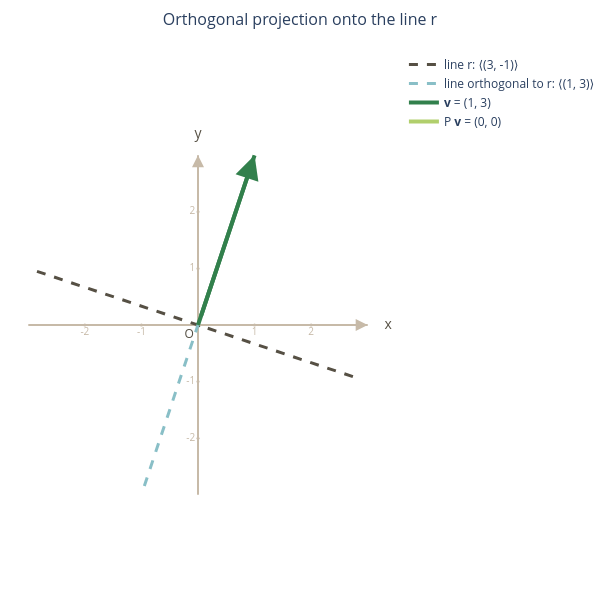

The cell this chart's notebook holds for it:
### Markdown cell above
We start by analyzing the projection.

### Code cell
v = Matrix([1, 3])
pv = P @ v

fig = new_figure("Orthogonal projection onto the line r")
draw_axes(fig)
draw_line(fig, u, "black", "line r")
draw_line(fig, Matrix([1, 3]), "light blue", "line orthogonal to r")
draw_vector(fig, v, "green", "<b>v</b>")
draw_vector(fig, pv, "light green", "P <b>v</b>")

fig

### Figure 1 — Plotly figure (JSON) as saved in the notebook; plotly's stock layout.template omitted (floating-point values rounded to 4 significant figures)
{"data": [{"hoverinfo": "skip", "marker": {"color": "#565044", "size": 5}, "mode": "markers+text", "showlegend": false, "text": ["O"], "textfont": {"color": "#565044"}, "textposition": "bottom left", "type": "scatter", "x": [0], "y": [0]}, {"hoverinfo": "skip", "line": {"color": "#c7baa8", "width": 2}, "mode": "lines", "showlegend": false, "type": "scatter", "x": [-3, 3], "y": [0, 0]}, {"hoverinfo": "skip", "marker": {"color": "#c7baa8", "size": 3}, "mode": "markers+text", "showlegend": false, "text": ["-2", "-1", "1", "2"], "textfont": {"color": "#c7baa8", "size": 10}, "textposition": "bottom center", "type": "scatter", "x": [-2.0, -1.0, 1.0, 2.0], "y": [-0.0, -0.0, 0.0, 0.0]}, {"hoverinfo": "skip", "mode": "text", "showlegend": false, "text": ["x"], "textfont": {"color": "#565044", "size": 14}, "type": "scatter", "x": [3.36], "y": [0]}, {"hoverinfo": "skip", "line": {"color": "#c7baa8", "width": 2}, "mode": "lines", "showlegend": false, "type": "scatter", "x": [0, 0], "y": [-3, 3]}, {"hoverinfo": "skip", "marker": {"color": "#c7baa8", "size": 3}, "mode": "markers+text", "showlegend": false, "text": ["-2", "-1", "1", "2"], "textfont": {"color": "#c7baa8", "size": 10}, "textposition": "middle left", "type": "scatter", "x": [-0.0, -0.0, 0.0, 0.0], "y": [-2.0, -1.0, 1.0, 2.0]}, {"hoverinfo": "skip", "mode": "text", "showlegend": false, "text": ["y"], "textfont": {"color": "#565044", "size": 14}, "type": "scatter", "x": [0], "y": [3.36]}, {"line": {"color": "#565044", "dash": "dash", "width": 3}, "mode": "lines", "name": "line r: ⟨(3, -1)⟩", "showlegend": true, "type": "scatter", "x": [-2.846, 2.846], "y": [0.9487, -0.9487]}, {"line": {"color": "#89bfc7", "dash": "dash", "width": 3}, "mode": "lines", "name": "line orthogonal to r: ⟨(1, 3)⟩", "showlegend": true, "type": "scatter", "x": [-0.9487, 0.9487], "y": [-2.846, 2.846]}, {"line": {"color": "#32804c", "width": 4}, "mode": "lines", "name": "<b>v</b> = (1, 3)", "showlegend": true, "type": "scatter", "x": [0, 1], "y": [0, 3]}, {"line": {"color": "#b1cf6c", "width": 4}, "mode": "lines", "name": "P <b>v</b> = (0, 0)", "showlegend": true, "type": "scatter", "x": [0, 0], "y": [0, 0]}], "layout": {"annotations": [{"arrowcolor": "#c7baa8", "arrowhead": 2, "arrowsize": 1.2, "arrowwidth": 2, "ax": 0, "axref": "x", "ay": 0, "ayref": "y", "showarrow": true, "x": 3, "xref": "x", "y": 0, "yref": "y"}, {"arrowcolor": "#c7baa8", "arrowhead": 2, "arrowsize": 1.2, "arrowwidth": 2, "ax": 0, "axref": "x", "ay": 0, "ayref": "y", "showarrow": true, "x": 0, "xref": "x", "y": 3, "yref": "y"}, {"arrowcolor": "#32804c", "arrowhead": 2, "arrowsize": 1.2, "arrowwidth": 4, "ax": 0, "axref": "x", "ay": 0, "ayref": "y", "showarrow": true, "x": 1, "xref": "x", "y": 3, "yref": "y"}, {"arrowcolor": "#b1cf6c", "arrowhead": 2, "arrowsize": 1.2, "arrowwidth": 4, "ax": 0, "axref": "x", "ay": 0, "ayref": "y", "showarrow": true, "x": 0, "xref": "x", "y": 0, "yref": "y"}], "height": 600, "margin": {"b": 0, "l": 0, "r": 0, "t": 50}, "plot_bgcolor": "white", "title": {"font": {"size": 16}, "text": "Orthogonal projection onto the line r", "x": 0.5}, "width": 600, "xaxis": {"range": [-3.5, 3.5], "visible": false}, "yaxis": {"range": [-3.5, 3.5], "scaleanchor": "x", "scaleratio": 1, "visible": false}}}
